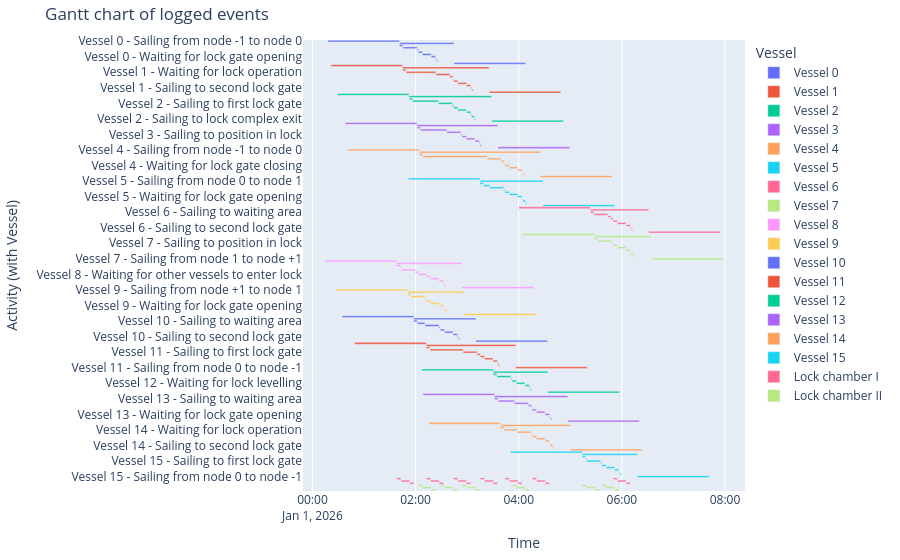

Notebook source saved alongside this figure:
### Markdown cell above
##### Gantt chart of event table
We can create a gantt chart of all the objects:

### Code cell
df_eventtable = logbook2eventtable([*vessels, lock_chamber_I, lock_chamber_II])
fig = generate_vessel_gantt_chart(df_eventtable)

### Figure 1 — Plotly figure (JSON) as saved in the notebook; plotly's stock layout.template omitted (floating-point values rounded to 4 significant figures)
{"data": [{"base": ["2026-01-01T00:17:55.000000", "2026-01-01T01:41:15.000000", "2026-01-01T01:41:15.000000", "2026-01-01T01:45:25.000000", "2026-01-01T02:01:46.000000", "2026-01-01T02:03:07.000000", "2026-01-01T02:08:07.000000", "2026-01-01T02:18:07.000000", "2026-01-01T02:23:07.000000", "2026-01-01T02:24:12.000000", "2026-01-01T02:44:44.000000"], "hovertemplate": "object name=Vessel 0<br>start time=%{base}<br>stop time=%{x}<br>activity label=%{y}<extra></extra>", "legendgroup": "Vessel 0", "marker": {"color": "#636efa", "pattern": {"shape": ""}}, "name": "Vessel 0", "orientation": "h", "showlegend": true, "textposition": "auto", "type": "bar", "x": [5000000, 3809000, 250000, 981000, 81000, 300000, 600000, 300000, 65000, 93000, 5000000], "xaxis": "x", "y": ["Vessel 0 - Sailing from node -1 to node 0", "Vessel 0 - Sailing from node 0 to node 1", "Vessel 0 - Sailing to waiting area", "Vessel 0 - Sailing to first lock gate", "Vessel 0 - Sailing to position in lock", "Vessel 0 - Waiting for lock gate closing", "Vessel 0 - Waiting for lock levelling", "Vessel 0 - Waiting for lock gate opening", "Vessel 0 - Sailing to second lock gate", "Vessel 0 - Sailing to lock complex exit", "Vessel 0 - Sailing from node 1 to node +1"], "yaxis": "y"}, {"base": ["2026-01-01T00:21:25.000000", "2026-01-01T01:44:45.000000", "2026-01-01T01:44:45.000000", "2026-01-01T01:48:55.000000", "2026-01-01T02:23:37.000000", "2026-01-01T02:39:40.000000", "2026-01-01T02:43:26.000000", "2026-01-01T02:44:14.000000", "2026-01-01T02:49:14.000000", "2026-01-01T02:59:14.000000", "2026-01-01T03:04:14.000000", "2026-01-01T03:05:20.000000", "2026-01-01T03:25:33.000000"], "hovertemplate": "object name=Vessel 1<br>start time=%{base}<br>stop time=%{x}<br>activity label=%{y}<extra></extra>", "legendgroup": "Vessel 1", "marker": {"color": "#EF553B", "pattern": {"shape": ""}}, "name": "Vessel 1", "orientation": "h", "showlegend": true, "textposition": "auto", "type": "bar", "x": [5000000, 6048000, 250000, 2082000, 963000, 226000, 48000, 300000, 600000, 300000, 66000, 93000, 5000000], "xaxis": "x", "y": ["Vessel 1 - Sailing from node -1 to node 0", "Vessel 1 - Sailing from node 0 to node 1", "Vessel 1 - Sailing to waiting area", "Vessel 1 - Waiting for lock operation", "Vessel 1 - Sailing to first lock gate", "Vessel 1 - Sailing to position in lock", "Vessel 1 - Waiting for other vessels to enter lock", "Vessel 1 - Waiting for lock gate closing", "Vessel 1 - Waiting for lock levelling", "Vessel 1 - Waiting for lock gate opening", "Vessel 1 - Sailing to second lock gate", "Vessel 1 - Sailing to lock complex exit", "Vessel 1 - Sailing from node 1 to node +1"], "yaxis": "y"}, {"base": ["2026-01-01T00:28:58.000000", "2026-01-01T01:52:18.000000", "2026-01-01T01:52:18.000000", "2026-01-01T01:56:28.000000", "2026-01-01T02:26:37.000000", "2026-01-01T02:42:40.000000", "2026-01-01T02:44:14.000000", "2026-01-01T02:49:14.000000", "2026-01-01T02:59:14.000000", "2026-01-01T03:04:14.000000", "2026-01-01T03:05:03.000000", "2026-01-01T03:08:20.000000", "2026-01-01T03:28:33.000000"], "hovertemplate": "object name=Vessel 2<br>start time=%{base}<br>stop time=%{x}<br>activity label=%{y}<extra></extra>", "legendgroup": "Vessel 2", "marker": {"color": "#00cc96", "pattern": {"shape": ""}}, "name": "Vessel 2", "orientation": "h", "showlegend": true, "textposition": "auto", "type": "bar", "x": [5000000, 5775000, 250000, 1809000, 963000, 94000, 300000, 600000, 300000, 49000, 197000, 93000, 5000000], "xaxis": "x", "y": ["Vessel 2 - Sailing from node -1 to node 0", "Vessel 2 - Sailing from node 0 to node 1", "Vessel 2 - Sailing to waiting area", "Vessel 2 - Waiting for lock operation", "Vessel 2 - Sailing to first lock gate", "Vessel 2 - Sailing to position in lock", "Vessel 2 - Waiting for lock gate closing", "Vessel 2 - Waiting for lock levelling", "Vessel 2 - Waiting for lock gate opening", "Vessel 2 - Waiting for other vessels to leave lock", "Vessel 2 - Sailing to second lock gate", "Vessel 2 - Sailing to lock complex exit", "Vessel 2 - Sailing from node 1 to node +1"], "yaxis": "y"}, {"base": ["2026-01-01T00:38:13.000000", "2026-01-01T02:01:33.000000", "2026-01-01T02:01:33.000000", "2026-01-01T02:05:43.000000", "2026-01-01T02:36:26.000000", "2026-01-01T02:52:48.000000", "2026-01-01T02:54:08.000000", "2026-01-01T02:59:08.000000", "2026-01-01T03:09:08.000000", "2026-01-01T03:14:08.000000", "2026-01-01T03:15:14.000000", "2026-01-01T03:35:46.000000"], "hovertemplate": "object name=Vessel 3<br>start time=%{base}<br>stop time=%{x}<br>activity label=%{y}<extra></extra>", "legendgroup": "Vessel 3", "marker": {"color": "#ab63fa", "pattern": {"shape": ""}}, "name": "Vessel 3", "orientation": "h", "showlegend": true, "textposition": "auto", "type": "bar", "x": [5000000, 5653000, 250000, 1843000, 982000, 80000, 300000, 600000, 300000, 66000, 92000, 5000000], "xaxis": "x", "y": ["Vessel 3 - Sailing from node -1 to node 0", "Vessel 3 - Sailing from node 0 to node 1", "Vessel 3 - Sailing to waiting area", "Vessel 3 - Waiting for lock operation", "Vessel 3 - Sailing to first lock gate", "Vessel 3 - Sailing to position in lock", "Vessel 3 - Waiting for lock gate closing", "Vessel 3 - Waiting for lock levelling", "Vessel 3 - Waiting for lock gate opening", "Vessel 3 - Sailing to second lock gate", "Vessel 3 - Sailing to lock complex exit", "Vessel 3 - Sailing from node 1 to node +1"], "yaxis": "y"}, {"base": ["2026-01-01T00:40:58.000000", "2026-01-01T02:04:18.000000", "2026-01-01T02:04:18.000000", "2026-01-01T02:08:28.000000", "2026-01-01T03:23:18.000000", "2026-01-01T03:39:22.000000", "2026-01-01T03:43:08.000000", "2026-01-01T03:43:56.000000", "2026-01-01T03:48:56.000000", "2026-01-01T03:58:56.000000", "2026-01-01T04:03:56.000000", "2026-01-01T04:05:02.000000", "2026-01-01T04:25:15.000000"], "hovertemplate": "object name=Vessel 4<br>start time=%{base}<br>stop time=%{x}<br>activity label=%{y}<extra></extra>", "legendgroup": "Vessel 4", "marker": {"color": "#FFA15A", "pattern": {"shape": ""}}, "name": "Vessel 4", "orientation": "h", "showlegend": true, "textposition": "auto", "type": "bar", "x": [5000000, 8457000, 250000, 4490000, 964000, 226000, 48000, 300000, 600000, 300000, 66000, 92000, 5000000], "xaxis": "x", "y": ["Vessel 4 - Sailing from node -1 to node 0", "Vessel 4 - Sailing from node 0 to node 1", "Vessel 4 - Sailing to waiting area", "Vessel 4 - Waiting for lock operation", "Vessel 4 - Sailing to first lock gate", "Vessel 4 - Sailing to position in lock", "Vessel 4 - Waiting for other vessels to enter lock", "Vessel 4 - Waiting for lock gate closing", "Vessel 4 - Waiting for lock levelling", "Vessel 4 - Waiting for lock gate opening", "Vessel 4 - Sailing to second lock gate", "Vessel 4 - Sailing to lock complex exit", "Vessel 4 - Sailing from node 1 to node +1"], "yaxis": "y"}, {"base": ["2026-01-01T01:51:31.000000", "2026-01-01T03:14:51.000000", "2026-01-01T03:14:51.000000", "2026-01-01T03:19:01.000000", "2026-01-01T03:26:18.000000", "2026-01-01T03:42:22.000000", "2026-01-01T03:43:56.000000", "2026-01-01T03:48:56.000000", "2026-01-01T03:58:56.000000", "2026-01-01T04:03:56.000000", "2026-01-01T04:04:45.000000", "2026-01-01T04:08:02.000000", "2026-01-01T04:28:15.000000"], "hovertemplate": "object name=Vessel 5<br>start time=%{base}<br>stop time=%{x}<br>activity label=%{y}<extra></extra>", "legendgroup": "Vessel 5", "marker": {"color": "#19d3f3", "pattern": {"shape": ""}}, "name": "Vessel 5", "orientation": "h", "showlegend": true, "textposition": "auto", "type": "bar", "x": [5000000, 4404000, 250000, 437000, 964000, 94000, 300000, 600000, 300000, 49000, 197000, 92000, 5000000], "xaxis": "x", "y": ["Vessel 5 - Sailing from node -1 to node 0", "Vessel 5 - Sailing from node 0 to node 1", "Vessel 5 - Sailing to waiting area", "Vessel 5 - Waiting for lock operation", "Vessel 5 - Sailing to first lock gate", "Vessel 5 - Sailing to position in lock", "Vessel 5 - Waiting for lock gate closing", "Vessel 5 - Waiting for lock levelling", "Vessel 5 - Waiting for lock gate opening", "Vessel 5 - Waiting for other vessels to leave lock", "Vessel 5 - Sailing to second lock gate", "Vessel 5 - Sailing to lock complex exit", "Vessel 5 - Sailing from node 1 to node +1"], "yaxis": "y"}, {"base": ["2026-01-01T04:00:10.000000", "2026-01-01T05:23:30.000000", "2026-01-01T05:23:30.000000", "2026-01-01T05:27:40.000000", "2026-01-01T05:43:43.000000", "2026-01-01T05:47:29.000000", "2026-01-01T05:49:56.000000", "2026-01-01T05:54:56.000000", "2026-01-01T06:04:56.000000", "2026-01-01T06:09:56.000000", "2026-01-01T06:11:02.000000", "2026-01-01T06:31:15.000000"], "hovertemplate": "object name=Vessel 6<br>start time=%{base}<br>stop time=%{x}<br>activity label=%{y}<extra></extra>", "legendgroup": "Vessel 6", "marker": {"color": "#FF6692", "pattern": {"shape": ""}}, "name": "Vessel 6", "orientation": "h", "showlegend": true, "textposition": "auto", "type": "bar", "x": [5000000, 4065000, 250000, 963000, 226000, 147000, 300000, 600000, 300000, 66000, 93000, 5000000], "xaxis": "x", "y": ["Vessel 6 - Sailing from node -1 to node 0", "Vessel 6 - Sailing from node 0 to node 1", "Vessel 6 - Sailing to waiting area", "Vessel 6 - Sailing to first lock gate", "Vessel 6 - Sailing to position in lock", "Vessel 6 - Waiting for other vessels to enter lock", "Vessel 6 - Waiting for lock gate closing", "Vessel 6 - Waiting for lock levelling", "Vessel 6 - Waiting for lock gate opening", "Vessel 6 - Sailing to second lock gate", "Vessel 6 - Sailing to lock complex exit", "Vessel 6 - Sailing from node 1 to node +1"], "yaxis": "y"}, {"base": ["2026-01-01T04:04:49.000000", "2026-01-01T05:28:09.000000", "2026-01-01T05:28:09.000000", "2026-01-01T05:32:19.000000", "2026-01-01T05:48:22.000000", "2026-01-01T05:49:56.000000", "2026-01-01T05:54:56.000000", "2026-01-01T06:04:56.000000", "2026-01-01T06:09:56.000000", "2026-01-01T06:10:45.000000", "2026-01-01T06:14:02.000000", "2026-01-01T06:34:15.000000"], "hovertemplate": "object name=Vessel 7<br>start time=%{base}<br>stop time=%{x}<br>activity label=%{y}<extra></extra>", "legendgroup": "Vessel 7", "marker": {"color": "#B6E880", "pattern": {"shape": ""}}, "name": "Vessel 7", "orientation": "h", "showlegend": true, "textposition": "auto", "type": "bar", "x": [5000000, 3966000, 250000, 963000, 94000, 300000, 600000, 300000, 49000, 197000, 93000, 5000000], "xaxis": "x", "y": ["Vessel 7 - Sailing from node -1 to node 0", "Vessel 7 - Sailing from node 0 to node 1", "Vessel 7 - Sailing to waiting area", "Vessel 7 - Sailing to first lock gate", "Vessel 7 - Sailing to position in lock", "Vessel 7 - Waiting for lock gate closing", "Vessel 7 - Waiting for lock levelling", "Vessel 7 - Waiting for lock gate opening", "Vessel 7 - Waiting for other vessels to leave lock", "Vessel 7 - Sailing to second lock gate", "Vessel 7 - Sailing to lock complex exit", "Vessel 7 - Sailing from node 1 to node +1"], "yaxis": "y"}, {"base": ["2026-01-01T00:14:44.000000", "2026-01-01T01:38:04.000000", "2026-01-01T01:38:04.000000", "2026-01-01T01:42:14.000000", "2026-01-01T01:43:34.000000", "2026-01-01T01:59:37.000000", "2026-01-01T02:03:23.000000", "2026-01-01T02:12:29.000000", "2026-01-01T02:17:29.000000", "2026-01-01T02:27:29.000000", "2026-01-01T02:32:29.000000", "2026-01-01T02:33:35.000000", "2026-01-01T02:53:48.000000"], "hovertemplate": "object name=Vessel 8<br>start time=%{base}<br>stop time=%{x}<br>activity label=%{y}<extra></extra>", "legendgroup": "Vessel 8", "marker": {"color": "#FF97FF", "pattern": {"shape": ""}}, "name": "Vessel 8", "orientation": "h", "showlegend": true, "textposition": "auto", "type": "bar", "x": [5000000, 4544000, 250000, 80000, 963000, 226000, 546000, 300000, 600000, 300000, 66000, 92000, 5000000], "xaxis": "x", "y": ["Vessel 8 - Sailing from node +1 to node 1", "Vessel 8 - Sailing from node 1 to node 0", "Vessel 8 - Sailing to waiting area", "Vessel 8 - Waiting for lock operation", "Vessel 8 - Sailing to first lock gate", "Vessel 8 - Sailing to position in lock", "Vessel 8 - Waiting for other vessels to enter lock", "Vessel 8 - Waiting for lock gate closing", "Vessel 8 - Waiting for lock levelling", "Vessel 8 - Waiting for lock gate opening", "Vessel 8 - Sailing to second lock gate", "Vessel 8 - Sailing to lock complex exit", "Vessel 8 - Sailing from node 0 to node -1"], "yaxis": "y"}, {"base": ["2026-01-01T00:27:21.000000", "2026-01-01T01:50:41.000000", "2026-01-01T01:50:41.000000", "2026-01-01T01:54:51.000000", "2026-01-01T02:10:54.000000", "2026-01-01T02:12:29.000000", "2026-01-01T02:17:29.000000", "2026-01-01T02:27:29.000000", "2026-01-01T02:32:29.000000", "2026-01-01T02:33:18.000000", "2026-01-01T02:36:35.000000", "2026-01-01T02:56:48.000000"], "hovertemplate": "object name=Vessel 9<br>start time=%{base}<br>stop time=%{x}<br>activity label=%{y}<extra></extra>", "legendgroup": "Vessel 9", "marker": {"color": "#FECB52", "pattern": {"shape": ""}}, "name": "Vessel 9", "orientation": "h", "showlegend": true, "textposition": "auto", "type": "bar", "x": [5000000, 3967000, 250000, 963000, 95000, 300000, 600000, 300000, 49000, 197000, 92000, 5000000], "xaxis": "x", "y": ["Vessel 9 - Sailing from node +1 to node 1", "Vessel 9 - Sailing from node 1 to node 0", "Vessel 9 - Sailing to waiting area", "Vessel 9 - Sailing to first lock gate", "Vessel 9 - Sailing to position in lock", "Vessel 9 - Waiting for lock gate closing", "Vessel 9 - Waiting for lock levelling", "Vessel 9 - Waiting for lock gate opening", "Vessel 9 - Waiting for other vessels to leave lock", "Vessel 9 - Sailing to second lock gate", "Vessel 9 - Sailing to lock complex exit", "Vessel 9 - Sailing from node 0 to node -1"], "yaxis": "y"}, {"base": ["2026-01-01T00:34:27.000000", "2026-01-01T01:57:47.000000", "2026-01-01T01:57:47.000000", "2026-01-01T02:01:57.000000", "2026-01-01T02:10:55.000000", "2026-01-01T02:27:17.000000", "2026-01-01T02:28:37.000000", "2026-01-01T02:33:37.000000", "2026-01-01T02:43:37.000000", "2026-01-01T02:48:37.000000", "2026-01-01T02:49:43.000000", "2026-01-01T03:10:15.000000"], "hovertemplate": "object name=Vessel 10<br>start time=%{base}<br>stop time=%{x}<br>activity label=%{y}<extra></extra>", "legendgroup": "Vessel 10", "marker": {"color": "#636efa", "pattern": {"shape": ""}}, "name": "Vessel 10", "orientation": "h", "showlegend": true, "textposition": "auto", "type": "bar", "x": [5000000, 4348000, 250000, 538000, 982000, 80000, 300000, 600000, 300000, 66000, 93000, 5000000], "xaxis": "x", "y": ["Vessel 10 - Sailing from node +1 to node 1", "Vessel 10 - Sailing from node 1 to node 0", "Vessel 10 - Sailing to waiting area", "Vessel 10 - Waiting for lock operation", "Vessel 10 - Sailing to first lock gate", "Vessel 10 - Sailing to position in lock", "Vessel 10 - Waiting for lock gate closing", "Vessel 10 - Waiting for lock levelling", "Vessel 10 - Waiting for lock gate opening", "Vessel 10 - Sailing to second lock gate", "Vessel 10 - Sailing to lock complex exit", "Vessel 10 - Sailing from node 0 to node -1"], "yaxis": "y"}, {"base": ["2026-01-01T00:49:15.000000", "2026-01-01T02:12:35.000000", "2026-01-01T02:12:35.000000", "2026-01-01T02:16:45.000000", "2026-01-01T02:55:22.000000", "2026-01-01T03:11:25.000000", "2026-01-01T03:15:11.000000", "2026-01-01T03:20:11.000000", "2026-01-01T03:30:11.000000", "2026-01-01T03:35:11.000000", "2026-01-01T03:36:17.000000", "2026-01-01T03:56:30.000000"], "hovertemplate": "object name=Vessel 11<br>start time=%{base}<br>stop time=%{x}<br>activity label=%{y}<extra></extra>", "legendgroup": "Vessel 11", "marker": {"color": "#EF553B", "pattern": {"shape": ""}}, "name": "Vessel 11", "orientation": "h", "showlegend": true, "textposition": "auto", "type": "bar", "x": [5000000, 6235000, 250000, 2317000, 963000, 226000, 300000, 600000, 300000, 66000, 92000, 5000000], "xaxis": "x", "y": ["Vessel 11 - Sailing from node +1 to node 1", "Vessel 11 - Sailing from node 1 to node 0", "Vessel 11 - Sailing to waiting area", "Vessel 11 - Waiting for lock operation", "Vessel 11 - Sailing to first lock gate", "Vessel 11 - Sailing to position in lock", "Vessel 11 - Waiting for lock gate closing", "Vessel 11 - Waiting for lock levelling", "Vessel 11 - Waiting for lock gate opening", "Vessel 11 - Sailing to second lock gate", "Vessel 11 - Sailing to lock complex exit", "Vessel 11 - Sailing from node 0 to node -1"], "yaxis": "y"}, {"base": ["2026-01-01T02:07:07.000000", "2026-01-01T03:30:27.000000", "2026-01-01T03:30:27.000000", "2026-01-01T03:34:37.000000", "2026-01-01T03:50:59.000000", "2026-01-01T03:52:19.000000", "2026-01-01T03:57:19.000000", "2026-01-01T04:07:19.000000", "2026-01-01T04:12:19.000000", "2026-01-01T04:13:25.000000", "2026-01-01T04:33:57.000000"], "hovertemplate": "object name=Vessel 12<br>start time=%{base}<br>stop time=%{x}<br>activity label=%{y}<extra></extra>", "legendgroup": "Vessel 12", "marker": {"color": "#00cc96", "pattern": {"shape": ""}}, "name": "Vessel 12", "orientation": "h", "showlegend": true, "textposition": "auto", "type": "bar", "x": [5000000, 3810000, 250000, 982000, 80000, 300000, 600000, 300000, 66000, 93000, 5000000], "xaxis": "x", "y": ["Vessel 12 - Sailing from node +1 to node 1", "Vessel 12 - Sailing from node 1 to node 0", "Vessel 12 - Sailing to waiting area", "Vessel 12 - Sailing to first lock gate", "Vessel 12 - Sailing to position in lock", "Vessel 12 - Waiting for lock gate closing", "Vessel 12 - Waiting for lock levelling", "Vessel 12 - Waiting for lock gate opening", "Vessel 12 - Sailing to second lock gate", "Vessel 12 - Sailing to lock complex exit", "Vessel 12 - Sailing from node 0 to node -1"], "yaxis": "y"}, {"base": ["2026-01-01T02:08:36.000000", "2026-01-01T03:31:56.000000", "2026-01-01T03:31:56.000000", "2026-01-01T03:36:06.000000", "2026-01-01T03:55:04.000000", "2026-01-01T04:11:07.000000", "2026-01-01T04:14:53.000000", "2026-01-01T04:15:42.000000", "2026-01-01T04:20:42.000000", "2026-01-01T04:30:42.000000", "2026-01-01T04:35:42.000000", "2026-01-01T04:36:47.000000", "2026-01-01T04:57:00.000000"], "hovertemplate": "object name=Vessel 13<br>start time=%{base}<br>stop time=%{x}<br>activity label=%{y}<extra></extra>", "legendgroup": "Vessel 13", "marker": {"color": "#ab63fa", "pattern": {"shape": ""}}, "name": "Vessel 13", "orientation": "h", "showlegend": true, "textposition": "auto", "type": "bar", "x": [5000000, 5104000, 250000, 1138000, 963000, 226000, 49000, 300000, 600000, 300000, 65000, 93000, 5000000], "xaxis": "x", "y": ["Vessel 13 - Sailing from node +1 to node 1", "Vessel 13 - Sailing from node 1 to node 0", "Vessel 13 - Sailing to waiting area", "Vessel 13 - Waiting for lock operation", "Vessel 13 - Sailing to first lock gate", "Vessel 13 - Sailing to position in lock", "Vessel 13 - Waiting for other vessels to enter lock", "Vessel 13 - Waiting for lock gate closing", "Vessel 13 - Waiting for lock levelling", "Vessel 13 - Waiting for lock gate opening", "Vessel 13 - Sailing to second lock gate", "Vessel 13 - Sailing to lock complex exit", "Vessel 13 - Sailing from node 0 to node -1"], "yaxis": "y"}, {"base": ["2026-01-01T02:15:36.000000", "2026-01-01T03:38:56.000000", "2026-01-01T03:38:56.000000", "2026-01-01T03:43:06.000000", "2026-01-01T03:58:04.000000", "2026-01-01T04:14:07.000000", "2026-01-01T04:15:42.000000", "2026-01-01T04:20:42.000000", "2026-01-01T04:30:42.000000", "2026-01-01T04:35:42.000000", "2026-01-01T04:36:31.000000", "2026-01-01T04:39:47.000000", "2026-01-01T05:00:00.000000"], "hovertemplate": "object name=Vessel 14<br>start time=%{base}<br>stop time=%{x}<br>activity label=%{y}<extra></extra>", "legendgroup": "Vessel 14", "marker": {"color": "#FFA15A", "pattern": {"shape": ""}}, "name": "Vessel 14", "orientation": "h", "showlegend": true, "textposition": "auto", "type": "bar", "x": [5000000, 4864000, 250000, 898000, 963000, 95000, 300000, 600000, 300000, 49000, 196000, 93000, 5000000], "xaxis": "x", "y": ["Vessel 14 - Sailing from node +1 to node 1", "Vessel 14 - Sailing from node 1 to node 0", "Vessel 14 - Sailing to waiting area", "Vessel 14 - Waiting for lock operation", "Vessel 14 - Sailing to first lock gate", "Vessel 14 - Sailing to position in lock", "Vessel 14 - Waiting for lock gate closing", "Vessel 14 - Waiting for lock levelling", "Vessel 14 - Waiting for lock gate opening", "Vessel 14 - Waiting for other vessels to leave lock", "Vessel 14 - Sailing to second lock gate", "Vessel 14 - Sailing to lock complex exit", "Vessel 14 - Sailing from node 0 to node -1"], "yaxis": "y"}, {"base": ["2026-01-01T03:50:31.000000", "2026-01-01T05:13:51.000000", "2026-01-01T05:13:51.000000", "2026-01-01T05:18:01.000000", "2026-01-01T05:19:02.000000", "2026-01-01T05:35:24.000000", "2026-01-01T05:36:44.000000", "2026-01-01T05:41:44.000000", "2026-01-01T05:51:44.000000", "2026-01-01T05:56:44.000000", "2026-01-01T05:57:49.000000", "2026-01-01T06:18:21.000000"], "hovertemplate": "object name=Vessel 15<br>start time=%{base}<br>stop time=%{x}<br>activity label=%{y}<extra></extra>", "legendgroup": "Vessel 15", "marker": {"color": "#19d3f3", "pattern": {"shape": ""}}, "name": "Vessel 15", "orientation": "h", "showlegend": true, "textposition": "auto", "type": "bar", "x": [5000000, 3870000, 250000, 61000, 982000, 80000, 300000, 600000, 300000, 65000, 93000, 5000000], "xaxis": "x", "y": ["Vessel 15 - Sailing from node +1 to node 1", "Vessel 15 - Sailing from node 1 to node 0", "Vessel 15 - Sailing to waiting area", "Vessel 15 - Waiting for lock operation", "Vessel 15 - Sailing to first lock gate", "Vessel 15 - Sailing to position in lock", "Vessel 15 - Waiting for lock gate closing", "Vessel 15 - Waiting for lock levelling", "Vessel 15 - Waiting for lock gate opening", "Vessel 15 - Sailing to second lock gate", "Vessel 15 - Sailing to lock complex exit", "Vessel 15 - Sailing from node 0 to node -1"], "yaxis": "y"}, {"base": ["2026-01-01T01:38:04.000000", "2026-01-01T01:43:04.000000", "2026-01-01T01:53:04.000000", "2026-01-01T02:12:29.000000", "2026-01-01T02:17:29.000000", "2026-01-01T02:27:29.000000", "2026-01-01T02:44:14.000000", "2026-01-01T02:49:14.000000", "2026-01-01T02:59:14.000000", "2026-01-01T03:15:11.000000", "2026-01-01T03:20:11.000000", "2026-01-01T03:30:11.000000", "2026-01-01T03:43:56.000000", "2026-01-01T03:48:56.000000", "2026-01-01T03:58:56.000000", "2026-01-01T04:15:42.000000", "2026-01-01T04:20:42.000000", "2026-01-01T04:30:42.000000", "2026-01-01T05:49:56.000000", "2026-01-01T05:54:56.000000", "2026-01-01T06:04:56.000000"], "hovertemplate": "object name=Lock chamber I<br>start time=%{base}<br>stop time=%{x}<br>activity label=%{y}<extra></extra>", "legendgroup": "Lock chamber I", "marker": {"color": "#FF6692", "pattern": {"shape": ""}}, "name": "Lock chamber I", "orientation": "h", "showlegend": true, "textposition": "auto", "type": "bar", "x": [300000, 600000, 300000, 300000, 600000, 300000, 300000, 600000, 300000, 300000, 600000, 300000, 300000, 600000, 300000, 300000, 600000, 300000, 300000, 600000, 300000], "xaxis": "x", "y": ["Lock chamber I - Lock gate closing", "Lock chamber I - Lock levelling", "Lock chamber I - Lock gate opening", "Lock chamber I - Lock gate closing", "Lock chamber I - Lock levelling", "Lock chamber I - Lock gate opening", "Lock chamber I - Lock gate closing", "Lock chamber I - Lock levelling", "Lock chamber I - Lock gate opening", "Lock chamber I - Lock gate closing", "Lock chamber I - Lock levelling", "Lock chamber I - Lock gate opening", "Lock chamber I - Lock gate closing", "Lock chamber I - Lock levelling", "Lock chamber I - Lock gate opening", "Lock chamber I - Lock gate closing", "Lock chamber I - Lock levelling", "Lock chamber I - Lock gate opening", "Lock chamber I - Lock gate closing", "Lock chamber I - Lock levelling", "Lock chamber I - Lock gate opening"], "yaxis": "y"}, {"base": ["2026-01-01T02:03:07.000000", "2026-01-01T02:08:07.000000", "2026-01-01T02:18:07.000000", "2026-01-01T02:28:37.000000", "2026-01-01T02:33:37.000000", "2026-01-01T02:43:37.000000", "2026-01-01T02:54:08.000000", "2026-01-01T02:59:08.000000", "2026-01-01T03:09:08.000000", "2026-01-01T03:52:19.000000", "2026-01-01T03:57:19.000000", "2026-01-01T04:07:19.000000", "2026-01-01T05:13:51.000000", "2026-01-01T05:18:51.000000", "2026-01-01T05:28:51.000000", "2026-01-01T05:36:44.000000", "2026-01-01T05:41:44.000000", "2026-01-01T05:51:44.000000"], "hovertemplate": "object name=Lock chamber II<br>start time=%{base}<br>stop time=%{x}<br>activity label=%{y}<extra></extra>", "legendgroup": "Lock chamber II", "marker": {"color": "#B6E880", "pattern": {"shape": ""}}, "name": "Lock chamber II", "orientation": "h", "showlegend": true, "textposition": "auto", "type": "bar", "x": [300000, 600000, 300000, 300000, 600000, 300000, 300000, 600000, 300000, 300000, 600000, 300000, 300000, 600000, 300000, 300000, 600000, 300000], "xaxis": "x", "y": ["Lock chamber II - Lock gate closing", "Lock chamber II - Lock levelling", "Lock chamber II - Lock gate opening", "Lock chamber II - Lock gate closing", "Lock chamber II - Lock levelling", "Lock chamber II - Lock gate opening", "Lock chamber II - Lock gate closing", "Lock chamber II - Lock levelling", "Lock chamber II - Lock gate opening", "Lock chamber II - Lock gate closing", "Lock chamber II - Lock levelling", "Lock chamber II - Lock gate opening", "Lock chamber II - Lock gate closing", "Lock chamber II - Lock levelling", "Lock chamber II - Lock gate opening", "Lock chamber II - Lock gate closing", "Lock chamber II - Lock levelling", "Lock chamber II - Lock gate opening"], "yaxis": "y"}], "layout": {"barmode": "overlay", "legend": {"title": {"text": "Vessel"}, "tracegroupgap": 0}, "margin": {"b": 20, "l": 20, "r": 20, "t": 40}, "title": {"text": "Gantt chart of logged events"}, "xaxis": {"anchor": "y", "domain": [0, 1], "title": {"text": "Time"}, "type": "date"}, "yaxis": {"anchor": "x", "autorange": "reversed", "domain": [0, 1], "title": {"text": "Activity (with Vessel)"}}}}
